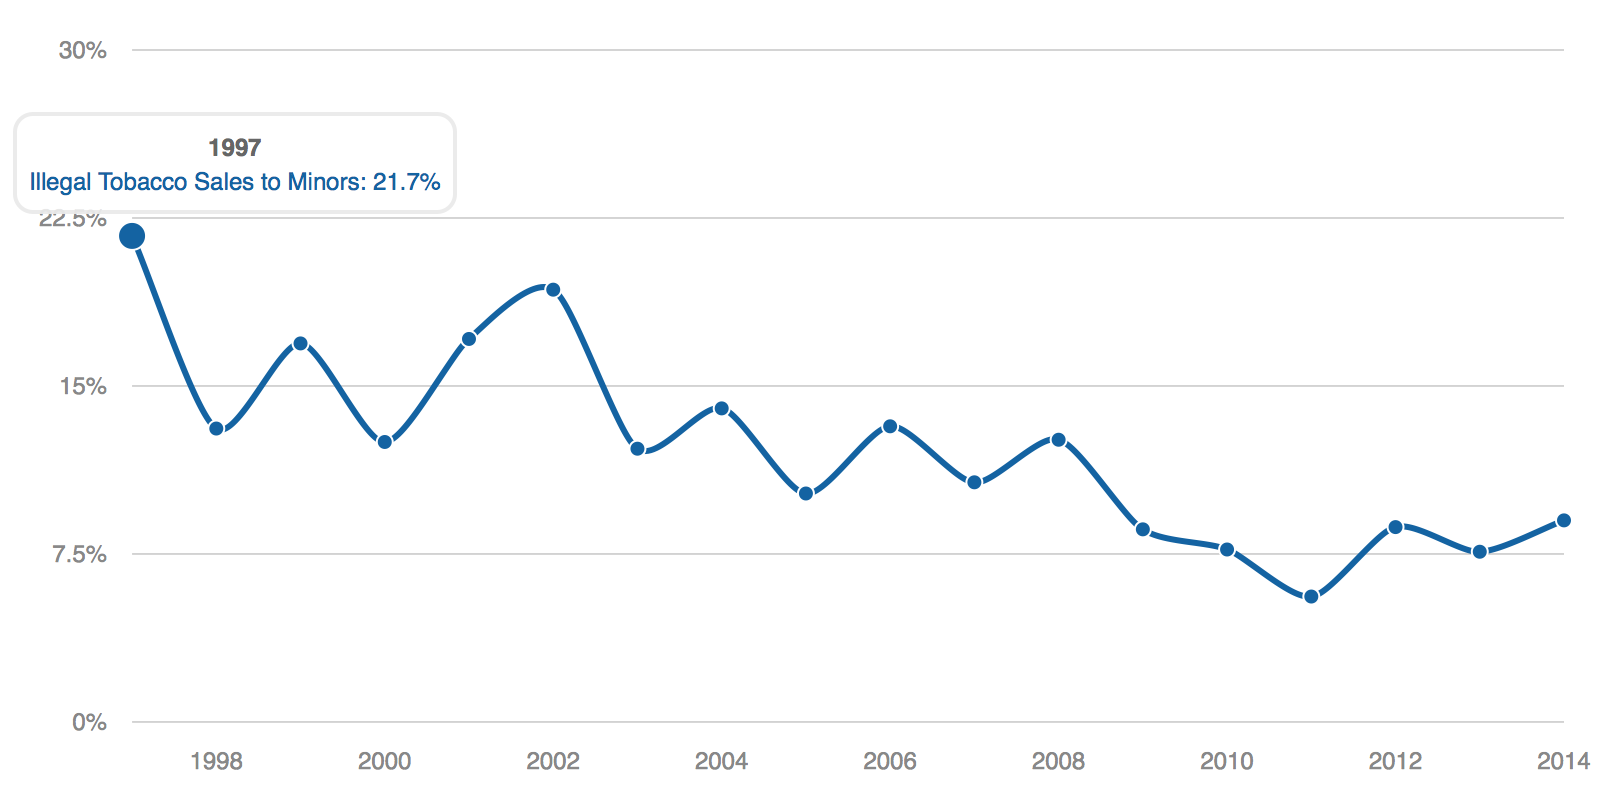

This chart was generated by the following R code:
#Tobacco_Sold_to_Minors__California__1997-2014

setwd( dirname(sys.frame(1)$ofile) )
smokingData <- read.csv(file="Tobacco_Sold_to_Minors__California__1997-2014.csv")

#use rCharts
library(rCharts)

#plot data on graph
print(
  mPlot(
    x='Year',
    parseTime = FALSE,
    y=list('X..Illegal.Tobacco.Sales.to.Minors'),
    postUnits = "%",
    data = smokingData,
    type='Line',
    labels=list('Illegal Tobacco Sales to Minors'),
    xLabels='trial'
  )
)
